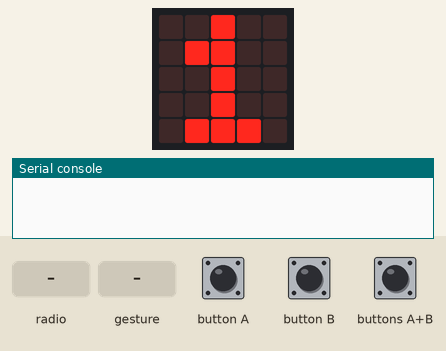
Bench run of a program on a simulated BBC micro:bit (MakeCode). Shown: the board's 5×5 LED display, the last lines printed to the serial console. The test bench sets the inputs (shaded band). No radio messages arrive unless stated (any console line starting 'radio sent:' is added by the test bench); a tilt is held for 1.5 s and a shake lasts 1 s, then the board lies face up again.

Above: at 1.9 s.
2.0 s: buttons A+B pressed for 0.15 s
At 2.21 s:
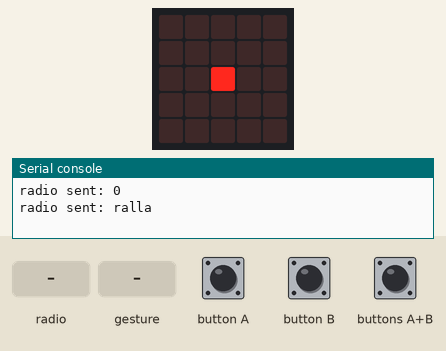
2.7 s: radio message "ralla" arrives
At 4.61 s:
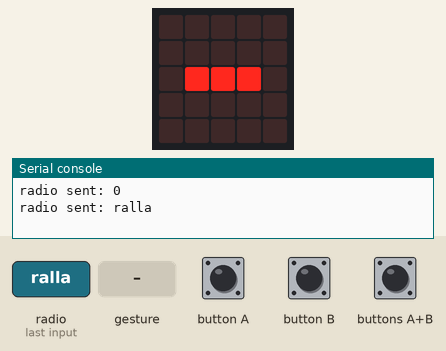
5.7 s: gesture 'shake'
At 7.0 s:
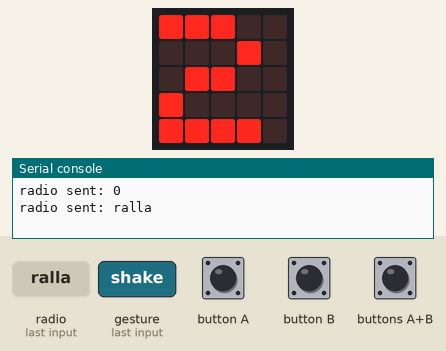
7.4 s: radio message "0" arrives
At 8.5 s:
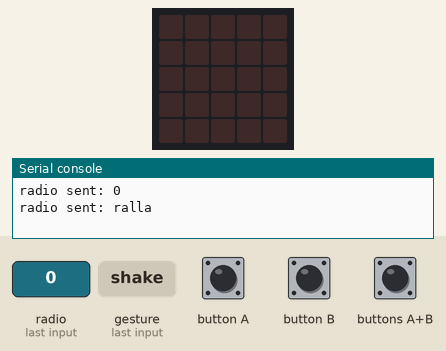
9.3 s: buttons A+B pressed for 1 s
At 9.9 s:
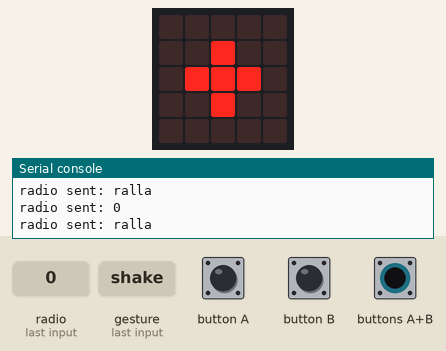
Timing chart, 0 to 12.3 s (numbered marks = the images above; inputs shaded):
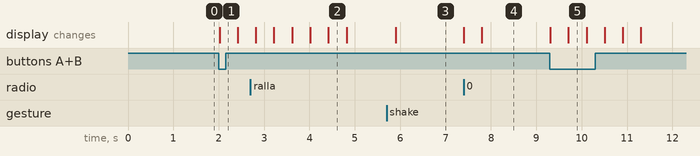

Measured:
- after the input at 2.0 s, the display: changes at once (image 1)
- after the input at 2.7 s, the display: first differs from a run without the input after 1.7 s (image 2)
- after the input at 5.7 s, the display: changes after 0.20 s (image 3)
- after the input at 7.4 s, the display: first changes at once (image 4 shows a later state)
- after the input at 9.3 s, the display: first changes at once (image 5 shows a later state)
- what the display in image 2 shows lasts 0.4 s, from 4.4 s to 4.8 s

The program:

main.ts
```typescript
radio.onReceivedNumber(function (receivedNumber) {
    basic.showLeds(`
        . . . . .
        . . . . .
        . . # . .
        . . . . .
        . . . . .
        `)
    basic.showLeds(`
        . . . . .
        . . . . .
        . . . . .
        . . . . .
        . . . . .
        `)
})
radio.onReceivedString(function (receivedString) {
    basic.showLeds(`
        . . . . .
        . . . . .
        . # # # .
        . . . . .
        . . . . .
        `)
    basic.showLeds(`
        . . . . .
        . . . . .
        . . . . .
        . . . . .
        . . . . .
        `)
})
input.onGesture(Gesture.Shake, function () {
    radio2 += 1
    radio.setGroup(radio2)
    if (radio2 == 8) {
        radio2 = 1
        radio.setGroup(radio2)
        basic.showString("" + (radio2))
    }
    basic.showString("" + (radio2))
})
let radio2 = 0
radio2 = 1
basic.showString("" + (radio2))
basic.forever(function () {
    if (input.buttonIsPressed(Button.A)) {
        radio.sendNumber(0)
    }
    if (input.buttonIsPressed(Button.B)) {
        radio.sendString("ralla")
    }
    if (input.buttonIsPressed(Button.AB)) {
        basic.showLeds(`
            . . . . .
            . . . . .
            . . # . .
            . . . . .
            . . . . .
            `)
        basic.showLeds(`
            . . . . .
            . . # . .
            . # # # .
            . . # . .
            . . . . .
            `)
        basic.showLeds(`
            . . # . .
            . # # # .
            # # # # #
            . # # # .
            . . # . .
            `)
        basic.showLeds(`
            . . # . .
            . # # # .
            # # . # #
            . # # # .
            . . # . .
            `)
        basic.showLeds(`
            . . # . .
            . . . . .
            # . . . #
            . . . . .
            . . # . .
            `)
        basic.showLeds(`
            . . . . .
            . . . . .
            . . . . .
            . . . . .
            . . . . .
            `)
    }
})
```

test.ts
```typescript
// aquí va el archivo "tests"; esto no se compilará cuando este paquete se utilice como una extensión.
```
